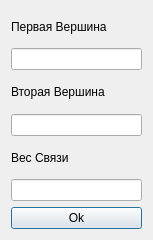
<?xml version="1.0" encoding="UTF-8"?>
<ui version="4.0">
 <class>addEdge</class>
 <widget class="QDialog" name="addEdge">
  <property name="geometry">
   <rect>
    <x>0</x>
    <y>0</y>
    <width>153</width>
    <height>240</height>
   </rect>
  </property>
  <property name="windowTitle">
   <string>Dialog</string>
  </property>
  <layout class="QGridLayout" name="gridLayout">
   <item row="0" column="0">
    <layout class="QVBoxLayout" name="verticalLayout">
     <item>
      <widget class="QLabel" name="label">
       <property name="text">
        <string>Первая Вершина</string>
       </property>
      </widget>
     </item>
     <item>
      <widget class="QLineEdit" name="firstNode"/>
     </item>
     <item>
      <widget class="QLabel" name="label_2">
       <property name="text">
        <string>Вторая Вершина</string>
       </property>
      </widget>
     </item>
     <item>
      <widget class="QLineEdit" name="secondNode"/>
     </item>
     <item>
      <widget class="QLabel" name="label_3">
       <property name="text">
        <string>Вес Связи</string>
       </property>
      </widget>
     </item>
     <item>
      <widget class="QLineEdit" name="weidht"/>
     </item>
     <item>
      <widget class="QPushButton" name="pushButton">
       <property name="text">
        <string>Ok</string>
       </property>
      </widget>
     </item>
    </layout>
   </item>
  </layout>
 </widget>
 <resources/>
 <connections/>
</ui>
